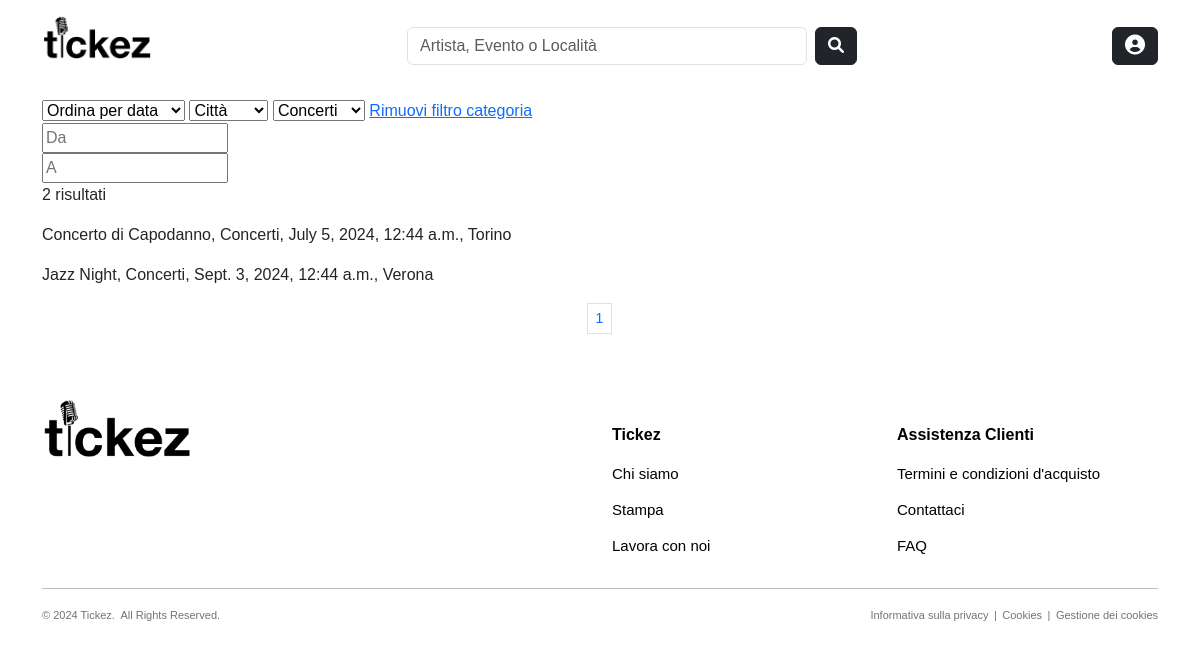
Page /products/events/?category=Concerti on the earlier database version.
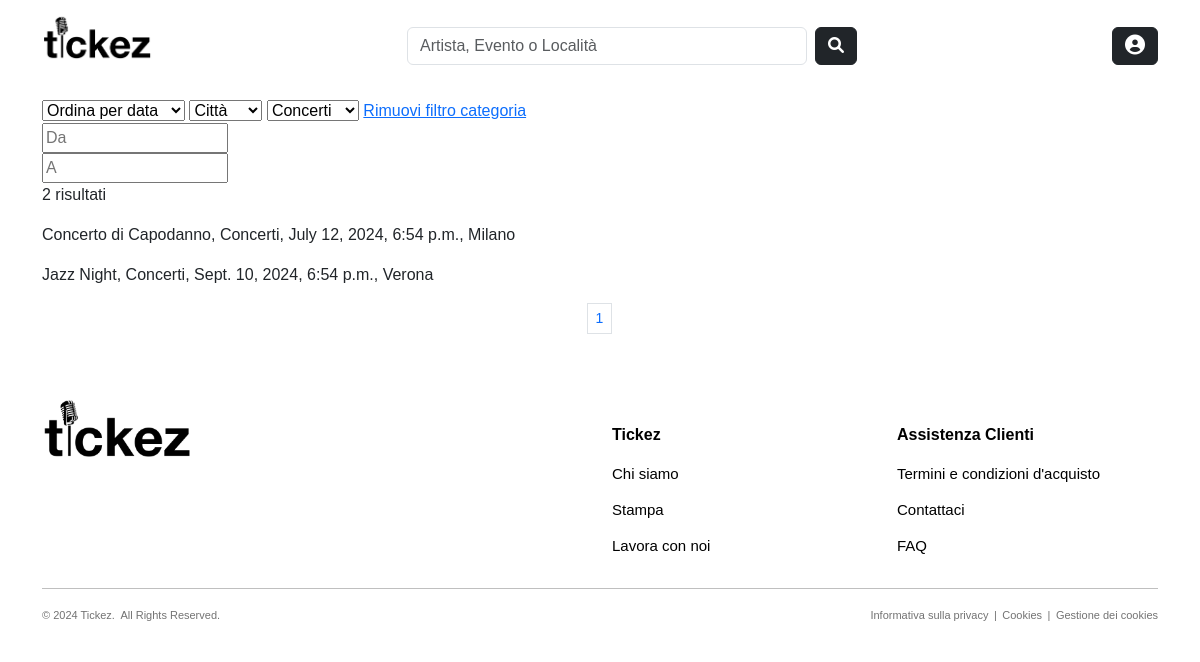
Same page on the later database version.
### products/models.py (models this page shows, shortened)
class Evento(models.Model):
    CATEGORY_CHOICES = [
        ('Concerto', 'Concerto'),
        ('Festival', 'Festival'),
        ('Teatro', 'Teatro')
    ]
    nome = models.CharField(max_length=100, null=False, blank=False)
    slug = models.SlugField(max_length=200, null=False, unique=True, blank=True)
    categoria = models.CharField(max_length=100, choices=CATEGORY_CHOICES, null=False, blank=False)
    descrizione = models.TextField(null=True, blank=True, default='')
    data_ora = models.DateTimeField(null=False, blank=False, default=datetime.now())
    organizzatore = models.ForeignKey(to='users.Organizzatore', on_delete=models.CASCADE, null=False, blank=False, related_name='eventi_organizzati')
    luogo = models.ForeignKey(to='common.Luogo', on_delete=models.CASCADE, null=False, blank=False, related_name='eventi_programmati')
    followers = models.ManyToManyField(to='users.Utente', blank=True, default=None, related_name='eventi_preferiti')
    def get_absolute_url(self):
        return reverse("products:event_details", kwargs={"slug": self.slug, "pk": self.pk})
    class Meta:
        verbose_name_plural = 'Eventi'

### common/models.py (models this page shows, shortened)
class Luogo(models.Model):
    nome = models.CharField(max_length=50, null=False, blank=False)
    slug = models.SlugField(max_length=200, null=False, unique=True, blank=True)
    indirizzo = models.CharField(max_length=255)
    capienza_persone = models.PositiveIntegerField()
    citta = models.CharField(max_length=100)
    stato = models.CharField(max_length=100)
    codice_postale = models.CharField(max_length=30)
    followers = models.ManyToManyField(to='users.Utente', blank=True, default=None, related_name='luoghi_preferiti')
    affittuari = models.ManyToManyField(to='users.Organizzatore', blank=True, default=None, related_name='luoghi_affittati')
    class Meta:
        verbose_name_plural = 'Luoghi'

### products/views.py (the view)
# urls.py: path('events/', views.EventsListView.as_view(), name="events"),
class EventsListView(ListView):
    model = Evento
    template_name = 'products/events.html'
    paginate_by = 3
    def get_queryset(self):
        event_list = super().get_queryset()
        order_by = self.request.GET.get('sort', 'data_ora')
        city = self.request.GET.get('city', '')
        category = self.request.GET.get('category', '')
        from_date = self.request.GET.get('from_date', '')
        until_date = self.request.GET.get('until_date', '')
        event_list = ( self.order_style(event_list, order_by) &
                       self.filter_by_city(event_list, city) &
                       self.filter_by_category(event_list, category) &
                       self.filter_by_date(event_list, from_date, until_date)
        )
        return event_list
    def order_style(self, queryset, order_by):
        if order_by == 'nome':
            return queryset.order_by('nome')
        else:
            return queryset.order_by('data_ora')
    def filter_by_city(self, queryset, city):
        if city:
            return queryset.filter(luogo__citta__icontains=city)
        return queryset
    def filter_by_category(self, queryset, category):
        if category:
            return queryset.filter(categoria=category)
        return queryset
    def filter_by_date(self, queryset, from_date, until_date):
        if from_date:
            queryset = queryset.filter(data_ora__gte=datetime.strptime(from_date, '%d/%m/%Y'))
        if until_date:
            queryset = queryset.filter(data_ora__lte=datetime.strptime(until_date, '%d/%m/%Y'))
        return queryset
    def get_context_data(self, **kwargs):
        context = super().get_context_data(**kwargs)
        context['current_sort'] = self.request.GET.get('sort', 'data_ora')
        context['current_city'] = self.request.GET.get('city', '')
        context['current_category'] = self.request.GET.get('category', '')
        context['cities'] = sorted(Evento.objects.values_list('luogo__citta', flat=True).distinct())
        context['categories'] = sorted(Evento.objects.values_list('categoria', flat=True).distinct())
        context['current_from'] = self.request.GET.get('from_date', '')
        context['current_until'] = self.request.GET.get('until_date', '')
        return context

### products/templates/products/events.html (shortened to what this page needs)
{% extends "base.html" %}
{% block content %}
    <div class="container">
        <form method="GET">
            <select name="sort" id="sort" onchange="this.form.submit()">
                <option value="data_ora" {% if current_sort == 'data_ora' %} selected {% endif %}>Ordina per data</option>
            </select>
            <select name="city" id="city" onchange="this.form.submit()">
                <option value="" selected disabled hidden>Città</option>
            </select>
            <select name="category" id="category" onchange="this.form.submit()">
                {% for c in categories %}
                    <option value={{ c }} {% if current_category == c %} selected {% endif %}>{{ c }}</option>
                {% endfor %}
            </select>
            {% if request.GET.category %}
                <a href="?{% for key, value in request.GET.items %}{% if key != 'category' %}{{ key }}={{ value }}{% if not forloop.last %}&{% endif %}{% endif %}{% endfor %}">Rimuovi filtro categoria</a>
            {% endif %}
            <div>
                <input type="text" placeholder="Da" {% if request.GET.from_date %} value="{{ request.GET.from_date }}" {% endif %} id="from_date" name="from_date" class="datepicker" readonly onchange="this.form.submit()">
            </div>
            <div>
                <input type="text" placeholder="A" {% if request.GET.until_date %} value="{{ request.GET.until_date }}" {% endif %} id="until_date" name="until_date" class="datepicker" readonly onchange="this.form.submit()">
            </div>
        </form>
        <p>{{view.get_queryset.count}} risultati</p>
        {% for e in page_obj %}
            <a href="{{ e.get_absolute_url }}" style="text-decoration: none; color: inherit;">
                <p>{{e.nome}}, {{e.categoria}}, {{e.data_ora}}, {{e.luogo.citta}}</p>
            </a>
        {% endfor %}
        <nav aria-label="Page navigation">
            <ul class="pagination pagination-sm justify-content-center">
              {% for p in paginator.page_range %}
                <li class="page-item {% if request.GET.page|stringformat:"s" == p|stringformat:"s" %} active {% endif %}">
                    <a class="page-link" href="?{% for key, value in request.GET.items %}{% if key != 'page' %}{{ key }}={{ value }}&{% endif %}{% endfor %}page={{ p }}">{{ p }}</a></li>
              {% endfor %}
            </ul>
        </nav>
    </div>
{% endblock %}

Differences in the rows shown:
changed Evento "Concerto di Capodanno": data_ora "July 5, 2024, 12:44 a.m." → "July 12, 2024, 6:54 p.m."; luogo.citta "Torino" → "Milano"
changed Evento "Jazz Night": data_ora "Sept. 3, 2024, 12:44 a.m." → "Sept. 10, 2024, 6:54 p.m."
